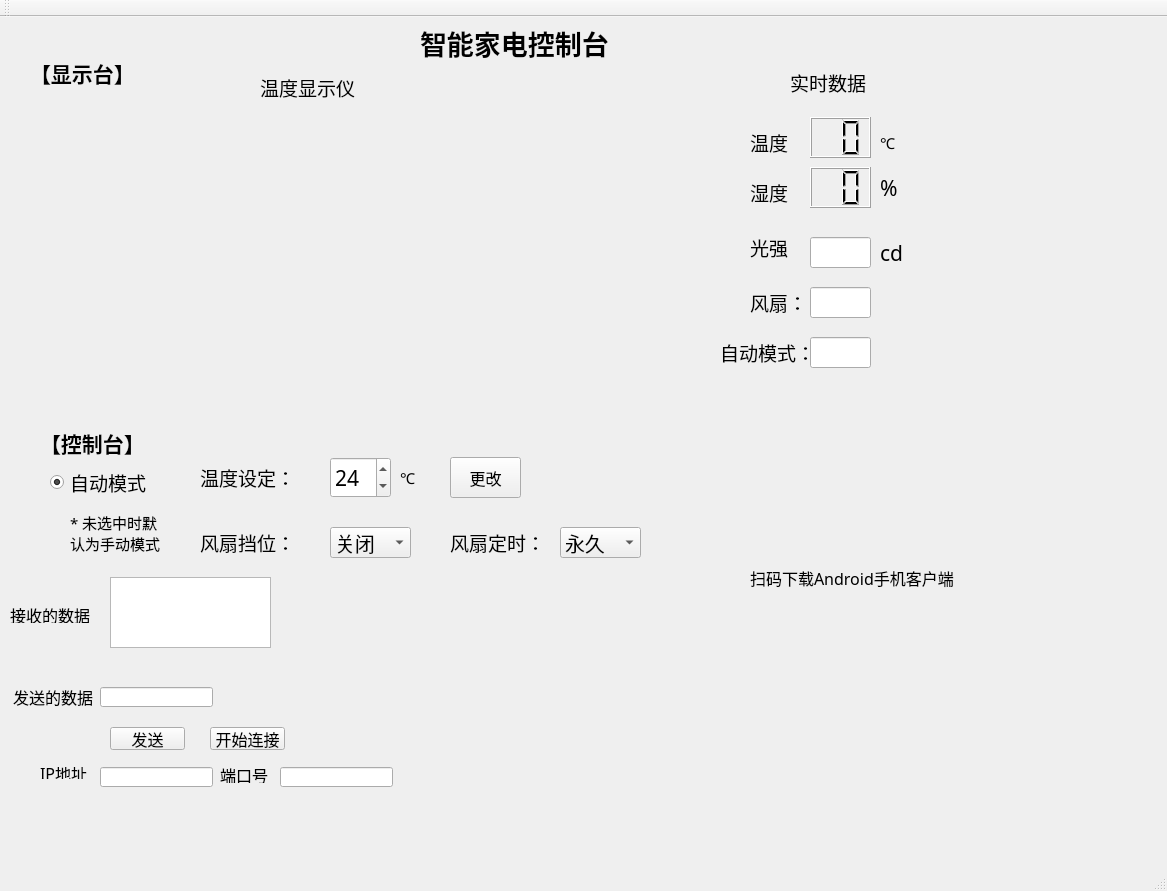
<?xml version="1.0" encoding="UTF-8"?>
<ui version="4.0">
 <class>MainWindow</class>
 <widget class="QMainWindow" name="MainWindow">
  <property name="enabled">
   <bool>true</bool>
  </property>
  <property name="geometry">
   <rect>
    <x>0</x>
    <y>0</y>
    <width>1167</width>
    <height>891</height>
   </rect>
  </property>
  <property name="font">
   <font>
    <family>楷体</family>
    <pointsize>12</pointsize>
   </font>
  </property>
  <property name="windowTitle">
   <string>智能家电系统</string>
  </property>
  <property name="windowIcon">
   <iconset resource="resouses.qrc">
    <normaloff>:/new/prefix1/onepage (1).png</normaloff>:/new/prefix1/onepage (1).png</iconset>
  </property>
  <widget class="QWidget" name="centralWidget">
   <widget class="QLabel" name="lb_title">
    <property name="geometry">
     <rect>
      <x>420</x>
      <y>10</y>
      <width>211</width>
      <height>31</height>
     </rect>
    </property>
    <property name="font">
     <font>
      <family>楷体</family>
      <pointsize>20</pointsize>
      <weight>75</weight>
      <bold>true</bold>
     </font>
    </property>
    <property name="text">
     <string>智能家电控制台</string>
    </property>
   </widget>
   <widget class="QLabel" name="Time_Counter">
    <property name="geometry">
     <rect>
      <x>400</x>
      <y>570</y>
      <width>311</width>
      <height>51</height>
     </rect>
    </property>
    <property name="font">
     <font>
      <family>Times New Roman</family>
      <pointsize>14</pointsize>
     </font>
    </property>
    <property name="text">
     <string/>
    </property>
   </widget>
   <widget class="QLabel" name="lb_screen">
    <property name="geometry">
     <rect>
      <x>260</x>
      <y>50</y>
      <width>101</width>
      <height>41</height>
     </rect>
    </property>
    <property name="font">
     <font>
      <family>楷体</family>
      <pointsize>14</pointsize>
     </font>
    </property>
    <property name="text">
     <string>温度显示仪</string>
    </property>
   </widget>
   <widget class="QLabel" name="lb_temp">
    <property name="geometry">
     <rect>
      <x>750</x>
      <y>100</y>
      <width>41</width>
      <height>51</height>
     </rect>
    </property>
    <property name="font">
     <font>
      <family>楷体</family>
      <pointsize>14</pointsize>
      <weight>50</weight>
      <bold>false</bold>
     </font>
    </property>
    <property name="text">
     <string>温度：</string>
    </property>
   </widget>
   <widget class="QLCDNumber" name="lcd_temp">
    <property name="geometry">
     <rect>
      <x>810</x>
      <y>100</y>
      <width>61</width>
      <height>41</height>
     </rect>
    </property>
    <property name="font">
     <font>
      <family>Times New Roman</family>
      <weight>75</weight>
      <bold>true</bold>
     </font>
    </property>
    <property name="digitCount">
     <number>2</number>
    </property>
   </widget>
   <widget class="QLabel" name="lb_C">
    <property name="geometry">
     <rect>
      <x>880</x>
      <y>110</y>
      <width>31</width>
      <height>31</height>
     </rect>
    </property>
    <property name="font">
     <font>
      <family>楷体</family>
      <pointsize>11</pointsize>
     </font>
    </property>
    <property name="text">
     <string>℃</string>
    </property>
   </widget>
   <widget class="QLabel" name="lb_hum">
    <property name="geometry">
     <rect>
      <x>750</x>
      <y>150</y>
      <width>41</width>
      <height>51</height>
     </rect>
    </property>
    <property name="font">
     <font>
      <family>楷体</family>
      <pointsize>14</pointsize>
     </font>
    </property>
    <property name="text">
     <string>湿度：</string>
    </property>
   </widget>
   <widget class="QLCDNumber" name="lcd_hum">
    <property name="geometry">
     <rect>
      <x>810</x>
      <y>150</y>
      <width>61</width>
      <height>41</height>
     </rect>
    </property>
    <property name="digitCount">
     <number>2</number>
    </property>
   </widget>
   <widget class="QLabel" name="lb_hum_2">
    <property name="geometry">
     <rect>
      <x>880</x>
      <y>150</y>
      <width>51</width>
      <height>41</height>
     </rect>
    </property>
    <property name="font">
     <font>
      <family>楷体</family>
      <pointsize>16</pointsize>
      <weight>50</weight>
      <bold>false</bold>
     </font>
    </property>
    <property name="text">
     <string>%</string>
    </property>
   </widget>
   <widget class="QLabel" name="lb_data">
    <property name="geometry">
     <rect>
      <x>790</x>
      <y>50</y>
      <width>111</width>
      <height>31</height>
     </rect>
    </property>
    <property name="font">
     <font>
      <family>楷体</family>
      <pointsize>14</pointsize>
     </font>
    </property>
    <property name="text">
     <string>实时数据</string>
    </property>
   </widget>
   <widget class="QLabel" name="lb_sun">
    <property name="geometry">
     <rect>
      <x>750</x>
      <y>210</y>
      <width>41</width>
      <height>41</height>
     </rect>
    </property>
    <property name="font">
     <font>
      <family>楷体</family>
      <pointsize>14</pointsize>
     </font>
    </property>
    <property name="text">
     <string>光强：</string>
    </property>
   </widget>
   <widget class="QLineEdit" name="edit_sun">
    <property name="enabled">
     <bool>true</bool>
    </property>
    <property name="geometry">
     <rect>
      <x>810</x>
      <y>220</y>
      <width>61</width>
      <height>31</height>
     </rect>
    </property>
    <property name="font">
     <font>
      <family>楷体</family>
      <pointsize>14</pointsize>
      <weight>50</weight>
      <bold>false</bold>
     </font>
    </property>
    <property name="focusPolicy">
     <enum>Qt::NoFocus</enum>
    </property>
    <property name="acceptDrops">
     <bool>true</bool>
    </property>
    <property name="layoutDirection">
     <enum>Qt::LeftToRight</enum>
    </property>
    <property name="alignment">
     <set>Qt::AlignCenter</set>
    </property>
    <property name="readOnly">
     <bool>true</bool>
    </property>
   </widget>
   <widget class="QLabel" name="lb_sun_logo">
    <property name="geometry">
     <rect>
      <x>880</x>
      <y>220</y>
      <width>51</width>
      <height>31</height>
     </rect>
    </property>
    <property name="font">
     <font>
      <family>等线</family>
      <pointsize>16</pointsize>
     </font>
    </property>
    <property name="text">
     <string>cd</string>
    </property>
   </widget>
   <widget class="QLabel" name="lb_fan">
    <property name="geometry">
     <rect>
      <x>750</x>
      <y>270</y>
      <width>51</width>
      <height>31</height>
     </rect>
    </property>
    <property name="font">
     <font>
      <family>宋体</family>
      <pointsize>14</pointsize>
     </font>
    </property>
    <property name="text">
     <string>风扇：</string>
    </property>
   </widget>
   <widget class="QLineEdit" name="edit_fan">
    <property name="enabled">
     <bool>true</bool>
    </property>
    <property name="geometry">
     <rect>
      <x>810</x>
      <y>270</y>
      <width>61</width>
      <height>31</height>
     </rect>
    </property>
    <property name="font">
     <font>
      <family>楷体</family>
      <pointsize>14</pointsize>
     </font>
    </property>
    <property name="alignment">
     <set>Qt::AlignCenter</set>
    </property>
    <property name="readOnly">
     <bool>true</bool>
    </property>
   </widget>
   <widget class="QLabel" name="lb_auto">
    <property name="geometry">
     <rect>
      <x>720</x>
      <y>310</y>
      <width>91</width>
      <height>51</height>
     </rect>
    </property>
    <property name="font">
     <font>
      <family>宋体</family>
      <pointsize>14</pointsize>
     </font>
    </property>
    <property name="text">
     <string>自动模式：</string>
    </property>
   </widget>
   <widget class="QLineEdit" name="edit_auto">
    <property name="enabled">
     <bool>true</bool>
    </property>
    <property name="geometry">
     <rect>
      <x>810</x>
      <y>320</y>
      <width>61</width>
      <height>31</height>
     </rect>
    </property>
    <property name="font">
     <font>
      <family>楷体</family>
      <pointsize>14</pointsize>
     </font>
    </property>
    <property name="alignment">
     <set>Qt::AlignCenter</set>
    </property>
    <property name="readOnly">
     <bool>true</bool>
    </property>
   </widget>
   <widget class="QLabel" name="lb_contr">
    <property name="enabled">
     <bool>true</bool>
    </property>
    <property name="geometry">
     <rect>
      <x>40</x>
      <y>410</y>
      <width>121</width>
      <height>31</height>
     </rect>
    </property>
    <property name="font">
     <font>
      <family>楷体</family>
      <pointsize>16</pointsize>
      <weight>75</weight>
      <bold>true</bold>
     </font>
    </property>
    <property name="text">
     <string>【控制台】</string>
    </property>
   </widget>
   <widget class="QRadioButton" name="radio_auto">
    <property name="geometry">
     <rect>
      <x>50</x>
      <y>450</y>
      <width>111</width>
      <height>31</height>
     </rect>
    </property>
    <property name="font">
     <font>
      <family>楷体</family>
      <pointsize>14</pointsize>
      <weight>50</weight>
      <bold>false</bold>
     </font>
    </property>
    <property name="text">
     <string>自动模式</string>
    </property>
    <property name="checked">
     <bool>true</bool>
    </property>
   </widget>
   <widget class="QComboBox" name="combox_fan">
    <property name="geometry">
     <rect>
      <x>330</x>
      <y>510</y>
      <width>81</width>
      <height>31</height>
     </rect>
    </property>
    <property name="font">
     <font>
      <family>楷体</family>
      <pointsize>15</pointsize>
      <weight>50</weight>
      <italic>false</italic>
      <bold>false</bold>
     </font>
    </property>
    <item>
     <property name="text">
      <string>关闭</string>
     </property>
    </item>
    <item>
     <property name="text">
      <string>低速</string>
     </property>
    </item>
    <item>
     <property name="text">
      <string>中速</string>
     </property>
    </item>
    <item>
     <property name="text">
      <string>高速</string>
     </property>
    </item>
   </widget>
   <widget class="QLabel" name="lb_fan_">
    <property name="enabled">
     <bool>true</bool>
    </property>
    <property name="geometry">
     <rect>
      <x>200</x>
      <y>510</y>
      <width>91</width>
      <height>31</height>
     </rect>
    </property>
    <property name="font">
     <font>
      <family>楷体</family>
      <pointsize>14</pointsize>
     </font>
    </property>
    <property name="text">
     <string>风扇挡位：</string>
    </property>
   </widget>
   <widget class="QLabel" name="lb_set_temp">
    <property name="geometry">
     <rect>
      <x>200</x>
      <y>450</y>
      <width>91</width>
      <height>21</height>
     </rect>
    </property>
    <property name="font">
     <font>
      <family>楷体</family>
      <pointsize>14</pointsize>
     </font>
    </property>
    <property name="text">
     <string>温度设定：</string>
    </property>
   </widget>
   <widget class="QSpinBox" name="spinBox_temp">
    <property name="enabled">
     <bool>true</bool>
    </property>
    <property name="geometry">
     <rect>
      <x>330</x>
      <y>440</y>
      <width>61</width>
      <height>41</height>
     </rect>
    </property>
    <property name="font">
     <font>
      <family>楷体</family>
      <pointsize>16</pointsize>
     </font>
    </property>
    <property name="value">
     <number>24</number>
    </property>
   </widget>
   <widget class="QPushButton" name="btn_temp">
    <property name="geometry">
     <rect>
      <x>450</x>
      <y>440</y>
      <width>71</width>
      <height>41</height>
     </rect>
    </property>
    <property name="font">
     <font>
      <family>楷体</family>
      <pointsize>12</pointsize>
     </font>
    </property>
    <property name="text">
     <string>更改</string>
    </property>
   </widget>
   <widget class="QLabel" name="label_2">
    <property name="geometry">
     <rect>
      <x>70</x>
      <y>470</y>
      <width>91</width>
      <height>91</height>
     </rect>
    </property>
    <property name="font">
     <font>
      <family>楷体</family>
      <pointsize>11</pointsize>
     </font>
    </property>
    <property name="lineWidth">
     <number>1</number>
    </property>
    <property name="text">
     <string>* 未选中时默认为手动模式</string>
    </property>
    <property name="wordWrap">
     <bool>true</bool>
    </property>
   </widget>
   <widget class="QLabel" name="label_3">
    <property name="geometry">
     <rect>
      <x>30</x>
      <y>40</y>
      <width>111</width>
      <height>31</height>
     </rect>
    </property>
    <property name="font">
     <font>
      <family>楷体</family>
      <pointsize>16</pointsize>
      <weight>75</weight>
      <bold>true</bold>
     </font>
    </property>
    <property name="text">
     <string>【显示台】</string>
    </property>
   </widget>
   <widget class="QLabel" name="label_5">
    <property name="geometry">
     <rect>
      <x>750</x>
      <y>550</y>
      <width>211</width>
      <height>21</height>
     </rect>
    </property>
    <property name="text">
     <string>扫码下载Android手机客户端</string>
    </property>
   </widget>
   <widget class="QLabel" name="lb_time_fan">
    <property name="geometry">
     <rect>
      <x>450</x>
      <y>510</y>
      <width>91</width>
      <height>31</height>
     </rect>
    </property>
    <property name="font">
     <font>
      <family>楷体</family>
      <pointsize>14</pointsize>
     </font>
    </property>
    <property name="text">
     <string>风扇定时：</string>
    </property>
   </widget>
   <widget class="QComboBox" name="combox_time">
    <property name="geometry">
     <rect>
      <x>560</x>
      <y>510</y>
      <width>81</width>
      <height>31</height>
     </rect>
    </property>
    <property name="font">
     <font>
      <pointsize>15</pointsize>
     </font>
    </property>
    <item>
     <property name="text">
      <string>永久</string>
     </property>
    </item>
    <item>
     <property name="text">
      <string>15分</string>
     </property>
    </item>
    <item>
     <property name="text">
      <string>30分</string>
     </property>
    </item>
    <item>
     <property name="text">
      <string>1小时</string>
     </property>
    </item>
    <item>
     <property name="text">
      <string>2小时</string>
     </property>
    </item>
   </widget>
   <widget class="QLabel" name="label_4">
    <property name="geometry">
     <rect>
      <x>590</x>
      <y>450</y>
      <width>71</width>
      <height>31</height>
     </rect>
    </property>
    <property name="text">
     <string/>
    </property>
   </widget>
   <widget class="QLabel" name="lb_C_2">
    <property name="geometry">
     <rect>
      <x>400</x>
      <y>440</y>
      <width>31</width>
      <height>41</height>
     </rect>
    </property>
    <property name="font">
     <font>
      <family>楷体</family>
      <pointsize>11</pointsize>
     </font>
    </property>
    <property name="text">
     <string>℃</string>
    </property>
   </widget>
   <widget class="QLabel" name="label_6">
    <property name="geometry">
     <rect>
      <x>380</x>
      <y>0</y>
      <width>51</width>
      <height>51</height>
     </rect>
    </property>
    <property name="text">
     <string/>
    </property>
    <property name="pixmap">
     <pixmap resource="resouses.qrc">:/new/prefix1/onepage (1).png</pixmap>
    </property>
   </widget>
   <widget class="QLabel" name="label">
    <property name="geometry">
     <rect>
      <x>800</x>
      <y>440</y>
      <width>91</width>
      <height>101</height>
     </rect>
    </property>
    <property name="text">
     <string/>
    </property>
    <property name="pixmap">
     <pixmap resource="resouses.qrc">:/new/prefix1/er.png</pixmap>
    </property>
   </widget>
   <widget class="QTextEdit" name="received_message">
    <property name="geometry">
     <rect>
      <x>110</x>
      <y>560</y>
      <width>161</width>
      <height>71</height>
     </rect>
    </property>
   </widget>
   <widget class="QLineEdit" name="sending_message">
    <property name="geometry">
     <rect>
      <x>100</x>
      <y>670</y>
      <width>113</width>
      <height>20</height>
     </rect>
    </property>
   </widget>
   <widget class="QLabel" name="label_7">
    <property name="geometry">
     <rect>
      <x>13</x>
      <y>670</y>
      <width>91</width>
      <height>20</height>
     </rect>
    </property>
    <property name="text">
     <string>发送的数据</string>
    </property>
   </widget>
   <widget class="QLabel" name="label_8">
    <property name="geometry">
     <rect>
      <x>10</x>
      <y>590</y>
      <width>81</width>
      <height>16</height>
     </rect>
    </property>
    <property name="text">
     <string>接收的数据</string>
    </property>
   </widget>
   <widget class="QPushButton" name="send_message_push_button">
    <property name="geometry">
     <rect>
      <x>110</x>
      <y>710</y>
      <width>75</width>
      <height>23</height>
     </rect>
    </property>
    <property name="text">
     <string>发送</string>
    </property>
   </widget>
   <widget class="QPushButton" name="listen">
    <property name="geometry">
     <rect>
      <x>210</x>
      <y>710</y>
      <width>75</width>
      <height>23</height>
     </rect>
    </property>
    <property name="text">
     <string>开始连接</string>
    </property>
   </widget>
   <widget class="QLineEdit" name="ip_address">
    <property name="geometry">
     <rect>
      <x>100</x>
      <y>750</y>
      <width>113</width>
      <height>20</height>
     </rect>
    </property>
   </widget>
   <widget class="QLineEdit" name="port">
    <property name="geometry">
     <rect>
      <x>280</x>
      <y>750</y>
      <width>113</width>
      <height>20</height>
     </rect>
    </property>
   </widget>
   <widget class="QLabel" name="label_9">
    <property name="geometry">
     <rect>
      <x>40</x>
      <y>750</y>
      <width>54</width>
      <height>12</height>
     </rect>
    </property>
    <property name="text">
     <string>IP地址</string>
    </property>
   </widget>
   <widget class="QLabel" name="label_10">
    <property name="geometry">
     <rect>
      <x>220</x>
      <y>750</y>
      <width>54</width>
      <height>16</height>
     </rect>
    </property>
    <property name="text">
     <string>端口号</string>
    </property>
   </widget>
  </widget>
  <widget class="QMenuBar" name="menuBar">
   <property name="geometry">
    <rect>
     <x>0</x>
     <y>0</y>
     <width>1167</width>
     <height>23</height>
    </rect>
   </property>
  </widget>
  <widget class="QToolBar" name="mainToolBar">
   <attribute name="toolBarArea">
    <enum>TopToolBarArea</enum>
   </attribute>
   <attribute name="toolBarBreak">
    <bool>false</bool>
   </attribute>
  </widget>
  <widget class="QStatusBar" name="statusBar"/>
 </widget>
 <layoutdefault spacing="6" margin="11"/>
 <resources>
  <include location="resouses.qrc"/>
 </resources>
 <connections/>
</ui>
